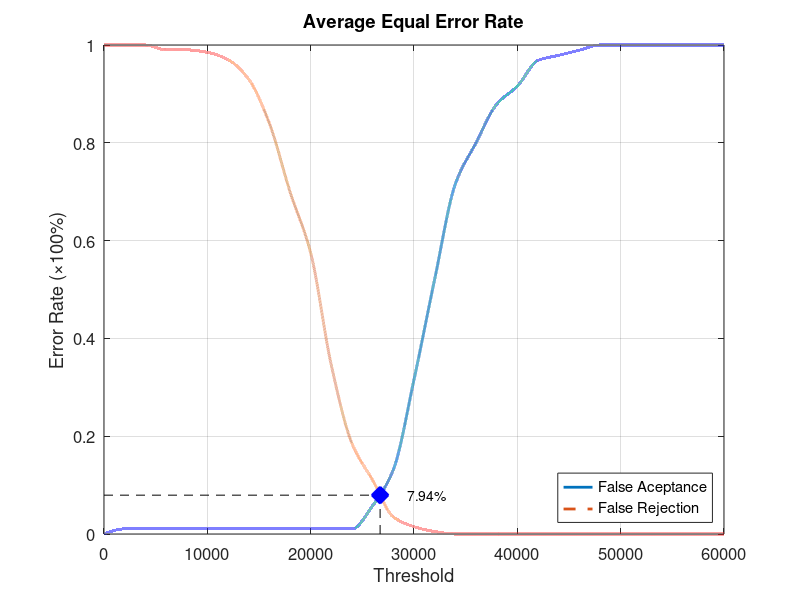
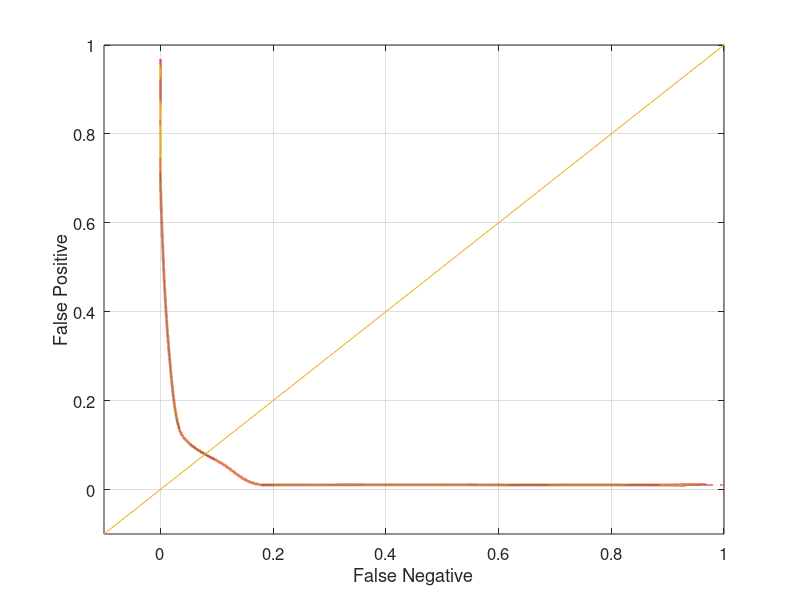

Write MATLAB code to recreate these figures, in order.
function yEER = Database5_4
close all;
clear;
clc;
x = 0:2000:60000;
xq = 0:0.5:60000;

y0 = [0 0.0105263 0.0105263 0.0105263 0.0105263 0.0105263 0.0105263 0.0105263 0.0105263 0.0105263 0.0105263 0.0105263 0.0105263 0.0578947 0.131579 0.315789 0.521053 0.715789 0.8 0.878947 0.915789 0.968421 0.978947 0.989474 1 1 1 1 1 1 1];
yy0 = interp1(x, y0, xq, 'pchip');
y1 = [1 1 1 0.99 0.99 0.985 0.97 0.93 0.84 0.7 0.575 0.345 0.185 0.11 0.035 0.015 0.005 0 0 0 0 0 0 0 0 0 0 0 0 0 0];
yy1 = interp1(x, y1, xq, 'pchip');

% Calculating EER: 
y2 = abs(y0 - y1);
find(y2 == min(y2))
yy2 = abs(yy0 - yy1);
xEER = find(yy2 == min(yy2));
xEERIndex = xq(xEER) % X-axis EER
yEER = yy0(xEER) % Y-axis EER

main = figure
plot(xq, yy0,'-','LineWidth', 2);	hold on
plot(xq, yy1,'--','LineWidth', 2);	hold on
plot([xEERIndex xEERIndex], [0 yEER], 'k--');	hold on
plot([0 xEERIndex], [yEER yEER], 'k--');	hold on
plot(xEERIndex, yEER, 'bx', 'LineWidth', 10);	hold on
text(xEERIndex + 10 * xEERIndex / 100, yEER, [num2str(round((10000 * yEER)) / 100) '%'])
legend('False Aceptance', 'False Rejection', 'Location', 'SouthEast')
xlabel('Threshold')
ylabel('Error Rate (\times100%)')
title('Average Equal Error Rate')
set(gca, 'FontSize', 12)
axis([0 60000 0 1])
grid on

print(main, 'Database5_4Main', '-dpng');
FNRxFPR = figure('Color', [1 1 1]);
plot(yy1, yy0, '-', yy1, yy0, 'LineWidth', 2);
hold on
y = -0.1:0.1:1
plot(y, y); 
set(gca, 'FontSize', 12)
xlabel('False Negative')
ylabel('False Positive')
axis([-0.1 1 -0.1 1])
set(gca, 'FontSize', 12)
grid on

print(FNRxFPR, 'Database5_4FNRxFPR','-dpng');
end
